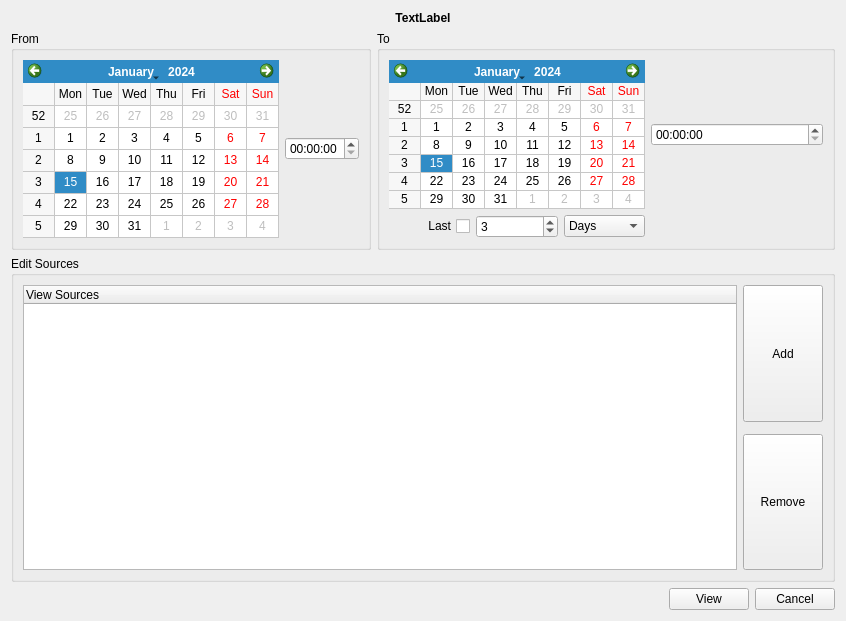
<?xml version="1.0" encoding="UTF-8"?>
<ui version="4.0">
 <class>ConfigWidget</class>
 <widget class="QWidget" name="ConfigWidget">
  <property name="geometry">
   <rect>
    <x>0</x>
    <y>0</y>
    <width>846</width>
    <height>621</height>
   </rect>
  </property>
  <property name="windowTitle">
   <string>Dialog</string>
  </property>
  <layout class="QVBoxLayout" name="verticalLayout">
   <item>
    <layout class="QHBoxLayout" name="horizontalLayout_3">
     <item>
      <widget class="QLabel" name="labelSource">
       <property name="sizePolicy">
        <sizepolicy hsizetype="Preferred" vsizetype="Preferred">
         <horstretch>1</horstretch>
         <verstretch>0</verstretch>
        </sizepolicy>
       </property>
       <property name="font">
        <font>
         <weight>75</weight>
         <bold>true</bold>
        </font>
       </property>
       <property name="text">
        <string>TextLabel</string>
       </property>
       <property name="alignment">
        <set>Qt::AlignCenter</set>
       </property>
      </widget>
     </item>
    </layout>
   </item>
   <item>
    <layout class="QHBoxLayout" name="horizontalLayout">
     <item>
      <widget class="QGroupBox" name="gbFrom">
       <property name="title">
        <string>From</string>
       </property>
       <layout class="QGridLayout" name="gridLayout_3">
        <item row="0" column="0" colspan="2">
         <widget class="QCalendarWidget" name="calStart">
          <property name="sizePolicy">
           <sizepolicy hsizetype="Preferred" vsizetype="Preferred">
            <horstretch>0</horstretch>
            <verstretch>1</verstretch>
           </sizepolicy>
          </property>
          <property name="gridVisible">
           <bool>true</bool>
          </property>
         </widget>
        </item>
        <item row="0" column="2">
         <widget class="QTimeEdit" name="teStart">
          <property name="displayFormat">
           <string>HH:mm:ss</string>
          </property>
         </widget>
        </item>
       </layout>
      </widget>
     </item>
     <item>
      <widget class="QGroupBox" name="gbTo">
       <property name="title">
        <string>To</string>
       </property>
       <layout class="QGridLayout" name="gridLayout_2">
        <item row="0" column="0" rowspan="5" colspan="3">
         <widget class="QCalendarWidget" name="calStop">
          <property name="sizePolicy">
           <sizepolicy hsizetype="Preferred" vsizetype="Preferred">
            <horstretch>0</horstretch>
            <verstretch>1</verstretch>
           </sizepolicy>
          </property>
          <property name="gridVisible">
           <bool>true</bool>
          </property>
         </widget>
        </item>
        <item row="5" column="2">
         <widget class="QComboBox" name="cbDaysHours">
          <item>
           <property name="text">
            <string>Days</string>
           </property>
          </item>
          <item>
           <property name="text">
            <string>Hours</string>
           </property>
          </item>
          <item>
           <property name="text">
            <string>Minutes</string>
           </property>
          </item>
          <item>
           <property name="text">
            <string>Seconds</string>
           </property>
          </item>
         </widget>
        </item>
        <item row="5" column="3">
         <spacer name="horizontalSpacer_3">
          <property name="orientation">
           <enum>Qt::Horizontal</enum>
          </property>
          <property name="sizeHint" stdset="0">
           <size>
            <width>68</width>
            <height>20</height>
           </size>
          </property>
         </spacer>
        </item>
        <item row="5" column="1">
         <widget class="QSpinBox" name="sbDaysHours">
          <property name="minimum">
           <number>1</number>
          </property>
          <property name="maximum">
           <number>3600</number>
          </property>
          <property name="value">
           <number>3</number>
          </property>
         </widget>
        </item>
        <item row="5" column="0">
         <widget class="QCheckBox" name="cbLastDaysHours">
          <property name="layoutDirection">
           <enum>Qt::RightToLeft</enum>
          </property>
          <property name="text">
           <string>Last</string>
          </property>
         </widget>
        </item>
        <item row="2" column="3">
         <widget class="QTimeEdit" name="teStop">
          <property name="displayFormat">
           <string>HH:mm:ss</string>
          </property>
         </widget>
        </item>
       </layout>
      </widget>
     </item>
    </layout>
   </item>
   <item>
    <widget class="QGroupBox" name="gbEditSources">
     <property name="sizePolicy">
      <sizepolicy hsizetype="MinimumExpanding" vsizetype="Preferred">
       <horstretch>0</horstretch>
       <verstretch>1</verstretch>
      </sizepolicy>
     </property>
     <property name="minimumSize">
      <size>
       <width>0</width>
       <height>300</height>
      </size>
     </property>
     <property name="title">
      <string>Edit Sources</string>
     </property>
     <layout class="QGridLayout" name="gridLayout">
      <item row="0" column="1" rowspan="3">
       <widget class="QTreeWidget" name="twSelected">
        <property name="rootIsDecorated">
         <bool>false</bool>
        </property>
        <column>
         <property name="text">
          <string notr="true">View Sources</string>
         </property>
        </column>
       </widget>
      </item>
      <item row="0" column="2">
       <widget class="QPushButton" name="pbAdd">
        <property name="sizePolicy">
         <sizepolicy hsizetype="Minimum" vsizetype="Preferred">
          <horstretch>0</horstretch>
          <verstretch>1</verstretch>
         </sizepolicy>
        </property>
        <property name="text">
         <string>Add</string>
        </property>
       </widget>
      </item>
      <item row="2" column="2">
       <widget class="QPushButton" name="pbRemoveSrc">
        <property name="sizePolicy">
         <sizepolicy hsizetype="Minimum" vsizetype="Preferred">
          <horstretch>0</horstretch>
          <verstretch>1</verstretch>
         </sizepolicy>
        </property>
        <property name="toolTip">
         <string>Remove Selected Source</string>
        </property>
        <property name="text">
         <string>Remove</string>
        </property>
       </widget>
      </item>
     </layout>
    </widget>
   </item>
   <item>
    <layout class="QHBoxLayout" name="horizontalLayout_2">
     <item>
      <spacer name="horizontalSpacer">
       <property name="orientation">
        <enum>Qt::Horizontal</enum>
       </property>
       <property name="sizeHint" stdset="0">
        <size>
         <width>40</width>
         <height>20</height>
        </size>
       </property>
      </spacer>
     </item>
     <item>
      <widget class="QPushButton" name="pbView">
       <property name="toolTip">
        <string>View the Historical Data</string>
       </property>
       <property name="text">
        <string>View</string>
       </property>
      </widget>
     </item>
     <item>
      <widget class="QPushButton" name="pbCancel">
       <property name="toolTip">
        <string>Close this dialog.</string>
       </property>
       <property name="text">
        <string>Cancel</string>
       </property>
      </widget>
     </item>
    </layout>
   </item>
  </layout>
 </widget>
 <resources/>
 <connections/>
</ui>
